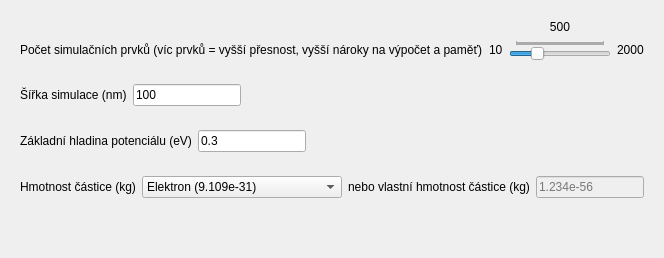
     <widget class="QWidget" name="environmentTab">
      <attribute name="title">
       <string>Prostředí</string>
      </attribute>
      <layout class="QVBoxLayout" name="verticalLayout_4">
       <item>
        <widget class="QWidget" name="elementCountWidget" native="true">
         <property name="sizePolicy">
          <sizepolicy hsizetype="Minimum" vsizetype="Maximum">
           <horstretch>0</horstretch>
           <verstretch>0</verstretch>
          </sizepolicy>
         </property>
         <layout class="QGridLayout" name="gridLayout">
          <item row="1" column="3">
           <widget class="QLabel" name="elementCountMaximumLabel">
            <property name="text">
             <string notr="true">2000</string>
            </property>
           </widget>
          </item>
          <item row="1" column="0">
           <widget class="QLabel" name="elementCountLabel">
            <property name="text">
             <string>Počet simulačních prvků (víc prvků = vyšší přesnost, vyšší nároky na výpočet a paměť)</string>
            </property>
           </widget>
          </item>
          <item row="1" column="2">
           <widget class="QSlider" name="elementCountSlider">
            <property name="minimum">
             <number>10</number>
            </property>
            <property name="maximum">
             <number>2000</number>
            </property>
            <property name="value">
             <number>500</number>
            </property>
            <property name="orientation">
             <enum>Qt::Orientation::Horizontal</enum>
            </property>
            <property name="tickPosition">
             <enum>QSlider::TickPosition::TicksAbove</enum>
            </property>
           </widget>
          </item>
          <item row="1" column="1">
           <widget class="QLabel" name="elementCountMinimumLabel">
            <property name="text">
             <string notr="true">10</string>
            </property>
           </widget>
          </item>
          <item row="0" column="2">
           <widget class="QLabel" name="elementCountCurrentLabel">
            <property name="sizePolicy">
             <sizepolicy hsizetype="Preferred" vsizetype="Preferred">
              <horstretch>0</horstretch>
              <verstretch>0</verstretch>
             </sizepolicy>
            </property>
            <property name="layoutDirection">
             <enum>Qt::LayoutDirection::LeftToRight</enum>
            </property>
            <property name="text">
             <string notr="true">500</string>
            </property>
            <property name="alignment">
             <set>Qt::AlignmentFlag::AlignBottom|Qt::AlignmentFlag::AlignHCenter</set>
            </property>
           </widget>
          </item>
         </layout>
        </widget>
       </item>
       <item>
        <widget class="QWidget" name="simulationWidthWidget" native="true">
         <property name="sizePolicy">
          <sizepolicy hsizetype="Maximum" vsizetype="Preferred">
           <horstretch>0</horstretch>
           <verstretch>0</verstretch>
          </sizepolicy>
         </property>
         <layout class="QHBoxLayout" name="horizontalLayout_5">
          <item>
           <widget class="QLabel" name="simulationWidthLabel">
            <property name="sizePolicy">
             <sizepolicy hsizetype="Maximum" vsizetype="Preferred">
              <horstretch>0</horstretch>
              <verstretch>0</verstretch>
             </sizepolicy>
            </property>
            <property name="text">
             <string>Šířka simulace (nm)</string>
            </property>
           </widget>
          </item>
          <item>
           <widget class="QLineEdit" name="simulationWidthLineEdit">
            <property name="maximumSize">
             <size>
              <width>200</width>
              <height>16777215</height>
             </size>
            </property>
            <property name="text">
             <string notr="true">100</string>
            </property>
            <property name="maxLength">
             <number>30</number>
            </property>
            <property name="placeholderText">
             <string notr="true"/>
            </property>
           </widget>
          </item>
         </layout>
        </widget>
       </item>
       <item>
        <widget class="QWidget" name="basePotentialWidget" native="true">
         <property name="sizePolicy">
          <sizepolicy hsizetype="Maximum" vsizetype="Preferred">
           <horstretch>0</horstretch>
           <verstretch>0</verstretch>
          </sizepolicy>
         </property>
         <layout class="QHBoxLayout" name="horizontalLayout_8">
          <item>
           <widget class="QLabel" name="basePotentialLabel">
            <property name="sizePolicy">
             <sizepolicy hsizetype="Maximum" vsizetype="Preferred">
              <horstretch>0</horstretch>
              <verstretch>0</verstretch>
             </sizepolicy>
            </property>
            <property name="text">
             <string>Základní hladina potenciálu (eV)</string>
            </property>
           </widget>
          </item>
          <item>
           <widget class="QLineEdit" name="basePotentialLineEdit">
            <property name="maximumSize">
             <size>
              <width>200</width>
              <height>16777215</height>
             </size>
            </property>
            <property name="text">
             <string notr="true">0.3</string>
            </property>
            <property name="maxLength">
             <number>30</number>
            </property>
            <property name="placeholderText">
             <string>0.3</string>
            </property>
           </widget>
          </item>
         </layout>
        </widget>
       </item>
       <item>
        <widget class="QWidget" name="particleMassWidget" native="true">
         <property name="sizePolicy">
          <sizepolicy hsizetype="Maximum" vsizetype="Preferred">
           <horstretch>0</horstretch>
           <verstretch>0</verstretch>
          </sizepolicy>
         </property>
         <layout class="QHBoxLayout" name="horizontalLayout_6">
          <item>
           <widget class="QLabel" name="particelMassLabel">
            <property name="sizePolicy">
             <sizepolicy hsizetype="Maximum" vsizetype="Preferred">
              <horstretch>0</horstretch>
              <verstretch>0</verstretch>
             </sizepolicy>
            </property>
            <property name="text">
             <string>Hmotnost částice (kg)</string>
            </property>
           </widget>
          </item>
          <item>
           <widget class="QComboBox" name="particleMassComboBox">
            <property name="enabled">
             <bool>true</bool>
            </property>
            <property name="minimumSize">
             <size>
              <width>200</width>
              <height>0</height>
             </size>
            </property>
            <property name="maximumSize">
             <size>
              <width>200</width>
              <height>16777215</height>
             </size>
            </property>
            <item>
             <property name="text">
              <string>Elektron (9.109e-31)</string>
             </property>
            </item>
            <item>
             <property name="text">
              <string>Proton (1.673e-27)</string>
             </property>
            </item>
            <item>
             <property name="text">
              <string>Vlastní částice</string>
             </property>
            </item>
           </widget>
          </item>
          <item>
           <widget class="QLabel" name="customParticleMassLabel">
            <property name="sizePolicy">
             <sizepolicy hsizetype="Maximum" vsizetype="Preferred">
              <horstretch>0</horstretch>
              <verstretch>0</verstretch>
             </sizepolicy>
            </property>
            <property name="text">
             <string>nebo vlastní hmotnost částice (kg)</string>
            </property>
           </widget>
          </item>
          <item>
           <widget class="QLineEdit" name="customParticleMassLineEdit">
            <property name="enabled">
             <bool>false</bool>
            </property>
            <property name="maximumSize">
             <size>
              <width>200</width>
              <height>16777215</height>
             </size>
            </property>
            <property name="text">
             <string notr="true"/>
            </property>
            <property name="maxLength">
             <number>30</number>
            </property>
            <property name="placeholderText">
             <string>1.234e-56</string>
            </property>
           </widget>
          </item>
         </layout>
        </widget>
       </item>
       <item>
        <spacer name="environmentTabVerticalSpacer">
         <property name="orientation">
          <enum>Qt::Orientation::Vertical</enum>
         </property>
         <property name="sizeType">
          <enum>QSizePolicy::Policy::Expanding</enum>
         </property>
         <property name="sizeHint" stdset="0">
          <size>
           <width>20</width>
           <height>40</height>
          </size>
         </property>
        </spacer>
       </item>
      </layout>
     </widget>
